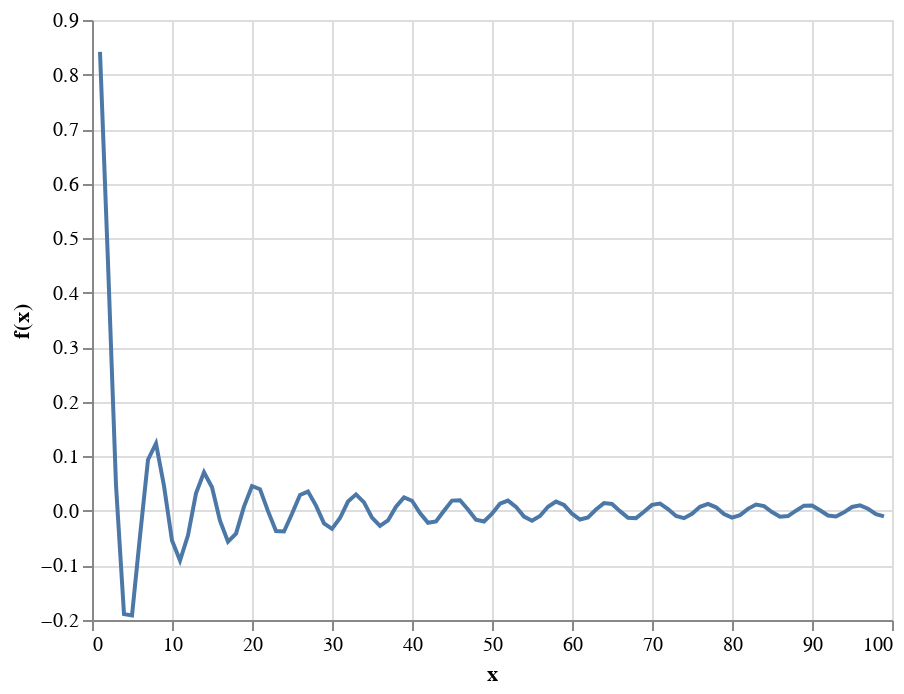

Notebook source saved alongside this figure:
### Code cell
x = np.arange(1, 100)

source = pd.DataFrame(
    {
        'x': x,
        'f(x)': np.sin(x)/x,
    }
)
alt.Chart(source).mark_line().encode(
    x='x',
    y='f(x)'
)

### Figure 1 — Vega-Lite specification as saved in the notebook (floating-point values rounded to 4 significant figures)
{"$schema": "https://vega.github.io/schema/vega-lite/v2.6.0.json", "config": {"view": {"height": 300, "width": 400}}, "data": {"name": "data-c4762b0d2655f0a437465623446ce69a"}, "datasets": {"data-c4762b0d2655f0a437465623446ce69a": [{"f(x)": 0.8415, "x": 1}, {"f(x)": 0.4546, "x": 2}, {"f(x)": 0.04704, "x": 3}, {"f(x)": -0.1892, "x": 4}, {"f(x)": -0.1918, "x": 5}, {"f(x)": -0.04657, "x": 6}, {"f(x)": 0.09386, "x": 7}, {"f(x)": 0.1237, "x": 8}, {"f(x)": 0.04579, "x": 9}, {"f(x)": -0.0544, "x": 10}, {"f(x)": -0.09091, "x": 11}, {"f(x)": -0.04471, "x": 12}, {"f(x)": 0.03232, "x": 13}, {"f(x)": 0.07076, "x": 14}, {"f(x)": 0.04335, "x": 15}, {"f(x)": -0.01799, "x": 16}, {"f(x)": -0.05655, "x": 17}, {"f(x)": -0.04172, "x": 18}, {"f(x)": 0.007888, "x": 19}, {"f(x)": 0.04565, "x": 20}, {"f(x)": 0.03984, "x": 21}, {"f(x)": -0.0004023, "x": 22}, {"f(x)": -0.03679, "x": 23}, {"f(x)": -0.03773, "x": 24}, {"f(x)": -0.005294, "x": 25}, {"f(x)": 0.02933, "x": 26}, {"f(x)": 0.03542, "x": 27}, {"f(x)": 0.009675, "x": 28}, {"f(x)": -0.02288, "x": 29}, {"f(x)": -0.03293, "x": 30}, {"f(x)": -0.01303, "x": 31}, {"f(x)": 0.01723, "x": 32}, {"f(x)": 0.0303, "x": 33}, {"f(x)": 0.01556, "x": 34}, {"f(x)": -0.01223, "x": 35}, {"f(x)": -0.02755, "x": 36}, {"f(x)": -0.01739, "x": 37}, {"f(x)": 0.007799, "x": 38}, {"f(x)": 0.02471, "x": 39}, {"f(x)": 0.01863, "x": 40}, {"f(x)": -0.003869, "x": 41}, {"f(x)": -0.02182, "x": 42}, {"f(x)": -0.01934, "x": 43}, {"f(x)": 0.0004023, "x": 44}, {"f(x)": 0.01891, "x": 45}, {"f(x)": 0.0196, "x": 46}, {"f(x)": 0.002629, "x": 47}, {"f(x)": -0.01601, "x": 48}, {"f(x)": -0.01946, "x": 49}, {"f(x)": -0.005247, "x": 50}, {"f(x)": 0.01314, "x": 51}, {"f(x)": 0.01897, "x": 52}, {"f(x)": 0.00747, "x": 53}, {"f(x)": -0.01035, "x": 54}, {"f(x)": -0.01818, "x": 55}, {"f(x)": -0.009313, "x": 56}, {"f(x)": 0.007652, "x": 57}, {"f(x)": 0.01712, "x": 58}, {"f(x)": 0.01079, "x": 59}, {"f(x)": -0.00508, "x": 60}, {"f(x)": -0.01584, "x": 61}, {"f(x)": -0.01192, "x": 62}, {"f(x)": 0.002656, "x": 63}, {"f(x)": 0.01438, "x": 64}, {"f(x)": 0.01272, "x": 65}, {"f(x)": -0.0004023, "x": 66}, {"f(x)": -0.01277, "x": 67}, {"f(x)": -0.0132, "x": 68}, {"f(x)": -0.001664, "x": 69}, {"f(x)": 0.01106, "x": 70}, {"f(x)": 0.0134, "x": 71}, {"f(x)": 0.003525, "x": 72}, {"f(x)": -0.009271, "x": 73}, {"f(x)": -0.01331, "x": 74}, {"f(x)": -0.00517, "x": 75}, {"f(x)": 0.007449, "x": 76}, {"f(x)": 0.01298, "x": 77}, {"f(x)": 0.006589, "x": 78}, {"f(x)": -0.005622, "x": 79}, {"f(x)": -0.01242, "x": 80}, {"f(x)": -0.007776, "x": 81}, {"f(x)": 0.00382, "x": 82}, {"f(x)": 0.01167, "x": 83}, {"f(x)": 0.008728, "x": 84}, {"f(x)": -0.002071, "x": 85}, {"f(x)": -0.01074, "x": 86}, {"f(x)": -0.009446, "x": 87}, {"f(x)": 0.0004023, "x": 88}, {"f(x)": 0.009664, "x": 89}, {"f(x)": 0.009933, "x": 90}, {"f(x)": 0.001165, "x": 91}, {"f(x)": -0.008472, "x": 92}, {"f(x)": -0.0102, "x": 93}, {"f(x)": -0.002609, "x": 94}, {"f(x)": 0.007192, "x": 95}, {"f(x)": 0.01025, "x": 96}, {"f(x)": 0.003913, "x": 97}, {"f(x)": -0.005851, "x": 98}, {"f(x)": -0.01009, "x": 99}]}, "encoding": {"x": {"field": "x", "type": "quantitative"}, "y": {"field": "f(x)", "type": "quantitative"}}, "mark": "line"}
